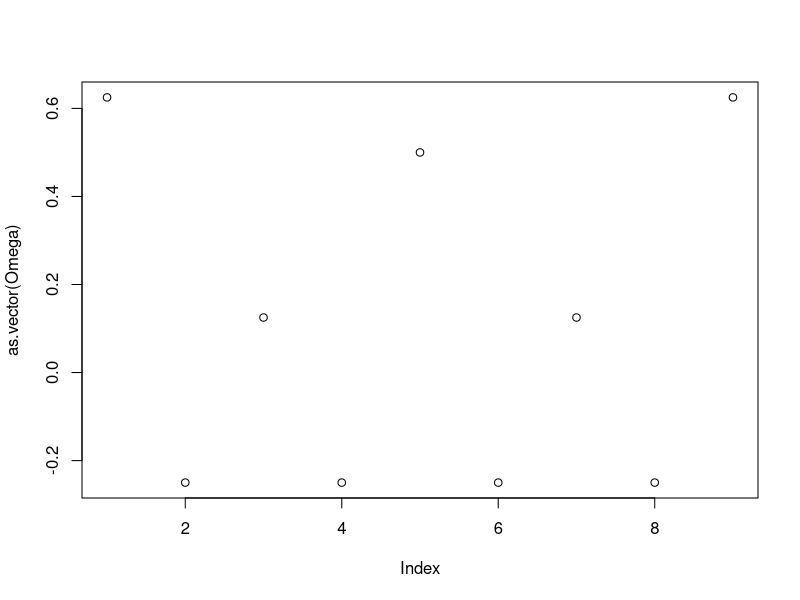
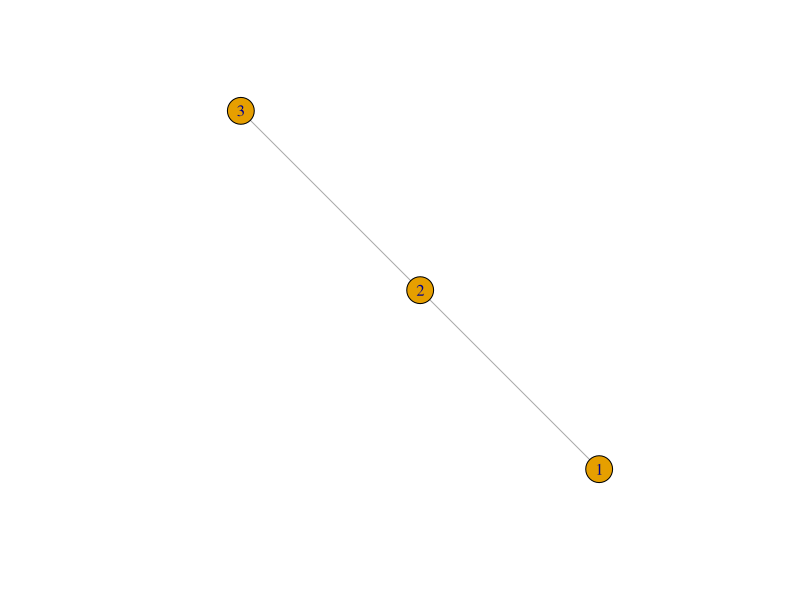
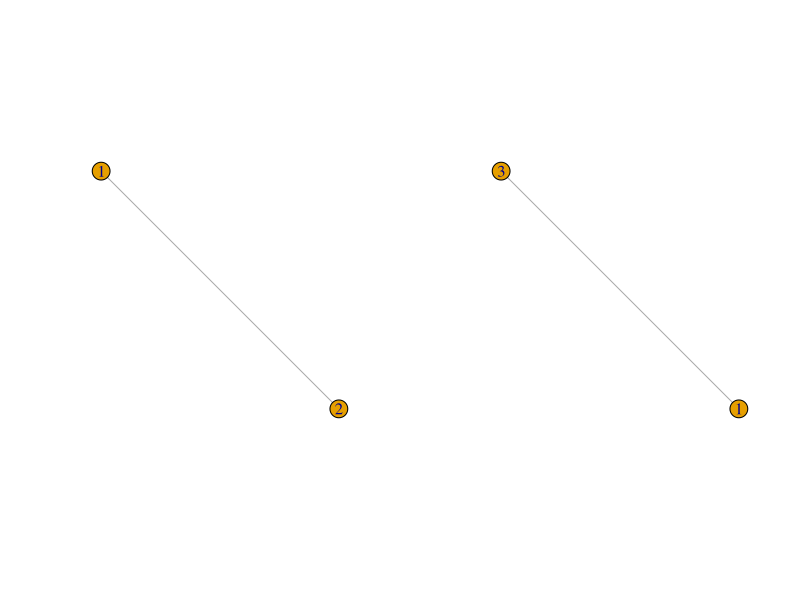
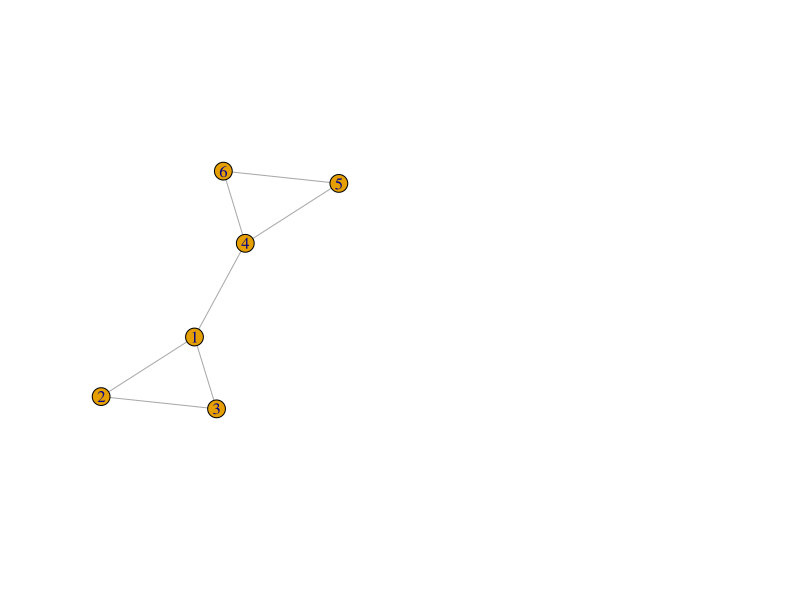
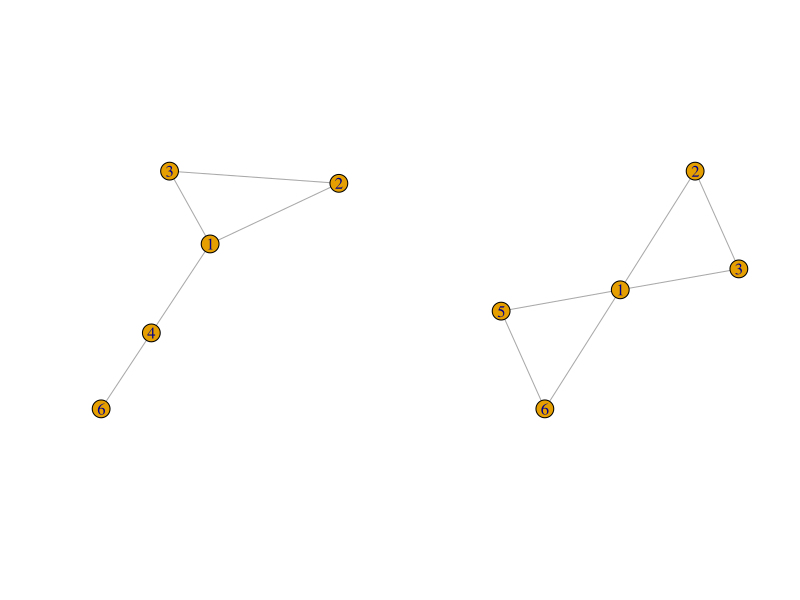
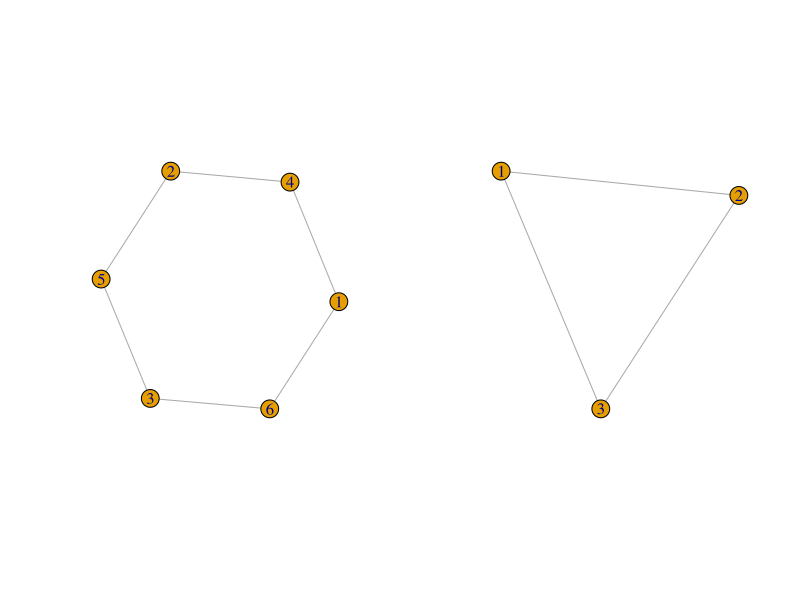
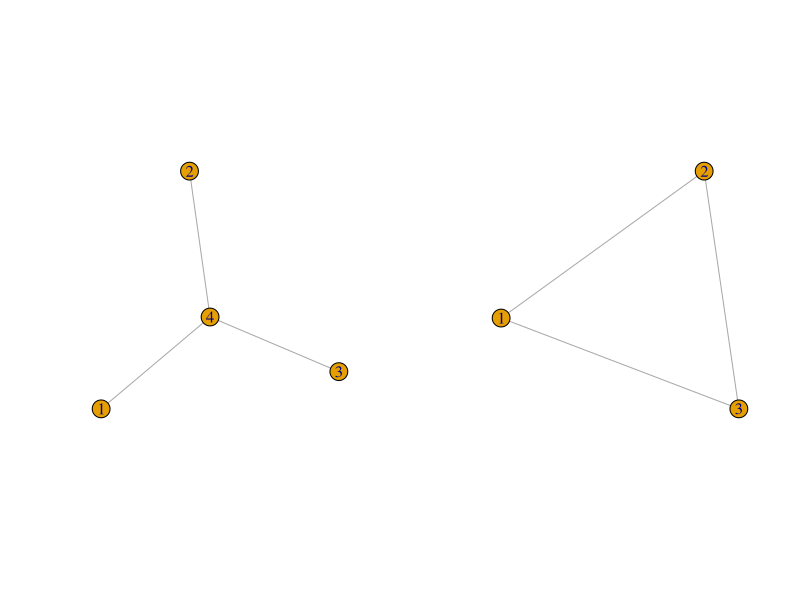

Write the R code that produced these figures, in order.
## ---- chunk 1
library("igraph")
get_Omega=function(F,P,K){
Lambda_L = diag(K)
Psi = diag(P)
invPsi = diag(P)
Omega  = invPsi - invPsi %*% t(F) %*% solve(Lambda_L + F %*% invPsi %*% t(F)) %*% F %*% invPsi
return(Omega)
}
## ---- chunk 2
F=array(0,dim=c(2,3))
F[1,1]=1
F[1,2]=1
F[2,2]=1
F[2,3]=1
## ---- chunk 3
F
## ---- chunk 4
Omega = get_Omega(F,3,2)
data = 1 * (abs(Omega) > 0.125)
g=graph.adjacency(data,mode="undirected",weighted=NULL,diag=FALSE) 
plot(as.vector(Omega))
## ---- chunk 5
plot.igraph(g)
## ---- chunk 6
par(mfrow = c(1,1))
F_new_1 = array(0,dim=c(3,2))
F_new_1[-3,] = F[,-3]
F_new_1[3,2] = 1
Omega = get_Omega(F_new_1,2,3)
data = 1 * (abs(Omega) > 0.125)
g1=graph.adjacency(data,mode="undirected",weighted=NULL,diag=FALSE) 
F_new_2 = array(0,dim=c(3,2))
F_new_2[-3,] = F[,-2]
F_new_2[3,2] = 1
F_new_2[3,1] = 1

Omega = get_Omega(F_new_2,2,3)

data = 1 * (abs(Omega) > 0.1)
g2=graph.adjacency(data, mode="undirected",weighted=NULL,diag=FALSE) 
 
F_new_1
F_new_2
## ---- chunk 7
par(mfrow = c(1,2))
plot.igraph(g1) 
plot.igraph(g2, vertex.label=c("1","3"))
## ---- chunk 8
F = array(0, dim=c(3,6))
F[1,1] = 1
F[1,2] = 1
F[1,3] = 1
F[2,4] = 1
F[2,5] = 1
F[2,6] = 1
F[3,1] = 1
F[3,4] = 1
F
Omega = get_Omega(F,P = 6, K = 3)
#Omega
data = 1 * (abs(Omega) > 0.12)
g=graph.adjacency(data, mode="undirected",weighted=NULL,diag=FALSE) 

## ---- chunk 9
plot.igraph(g, vertex.label=c("1","2","3","4","5","6"))
## ---- chunk 10
F_new_1 = array(0,dim=c(4,5))
F_new_1[-4,] = F[,-5]
F_new_1[4,4] = 1
F_new_1[4,5] = 1
F_new_1
Omega = get_Omega(F_new_1,P=5,K=4)
#Omega
data = 1 * (abs(Omega) > 0.128)
g1=graph.adjacency(data, mode="undirected",weighted=NULL,diag=FALSE) 

F_new_2 = array(0,dim=c(4,5))
F_new_2[-4,] = F[,-4]
F_new_2[4,1] = 1
F_new_2[4,4] = 1
F_new_2[4,5] = 1
F_new_2
Omega = get_Omega(F_new_2,P=5,K=4)
#Omega
data = 1 * (abs(Omega) > 0.06)
g2=graph.adjacency(data, mode="undirected",weighted=NULL,diag=FALSE) 

## ---- chunk 11
par(mfrow=c(1,2))
plot.igraph(g1, vertex.label=c("1","2", "3", "4", "6"))
plot.igraph(g2, vertex.label=c("1","2", "3", "5", "6"))
## ---- chunk 12
F = array(0, dim=c(3,3))
F[1,1] = 1
F[1,2] = 1
F[2,1] = 1
F[2,3] = 1
F[3,2] = 1
F[3,3] = 1
F
F = array(1,dim=c(1,3))
F

## ---- chunk 13
F = array(0,dim=c(6,6))
F[1,1]=1
F[1,2]=1
F[2,2]=1
F[2,3]=1
F[3,3]=1
F[3,4]=1
F[4,4]=1
F[4,5]=1
F[5,5]=1
F[5,6]=1
F[6,6]=1
F[6,1]=1
par(mfrow = c(1,2))
Omega = get_Omega(F,6,6)
data = 1 * (abs(Omega) >= 0.1)
g=graph.adjacency(data, mode="undirected",weighted=NULL,diag=FALSE) 
plot.igraph(g, vertex.label=c("1","4","2","5","3","6"))

F = array(0, dim=c(3,3))
F[1,1] = 1
F[1,2] = 1
F[2,1] = 1
F[2,3] = 1
F[3,2] = 1
F[3,3] = 1

Omega = get_Omega(F,3,3)

data = 1 * (abs(Omega) >= 0.1)
g=graph.adjacency(data, mode="undirected",weighted=NULL,diag=FALSE) 
plot.igraph(g, vertex.label=c("1","2","3"))
## ---- chunk 14
F = array(0, dim=c(3,4))
F[1,1] = 1
F[1,4] = 1
F[2,2] = 1
F[2,4] = 1
F[3,3] = 1
F[3,4] = 1
par(mfrow = c(1,2))
Omega = get_Omega(F,P = 4, K = 3)
#Omega
data = 1 * (abs(Omega) > 0.12)
g=graph.adjacency(data, mode="undirected",weighted=NULL,diag=FALSE) 
plot.igraph(g, vertex.label=c("1","2","3","4"))

F = array(1,dim=c(1,3))
Omega = get_Omega(F,P=3,K=1)
data = 1 * (abs(Omega) >= 0.1)
g=graph.adjacency(data, mode="undirected",weighted=NULL,diag=FALSE) 
plot.igraph(g)
